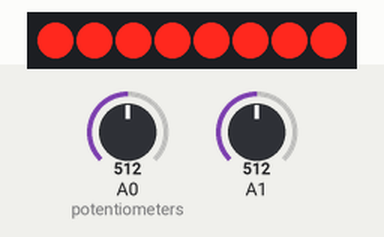
A sketch run on a simulated Arduino Uno, built with avr-gcc and run on an emulated ATmega328P. Parts: 8 shift-register outputs drawn as a row of LEDs (first output left, lit = HIGH). Wiring (inferred from the names in the program): shift register (74HC595): data pin 6; shift clock pin 7; latch pin 4. Wiring (inferred from the signals the program sends): row of LEDs: on Q0, Q1, Q2, Q3, Q4, Q5, Q6, Q7. The test bench sets the inputs (shaded band); at power-on: A1 = 512, A0 (potentiometers) = 512. Random numbers use the default seed unless the sketch sets one.

Above: at 2.5 s.
2.8 s: A1 set to 420
At 4.02 s:
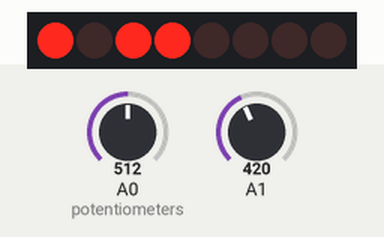
5.8 s: A1 set to 396
At 6.7 s:
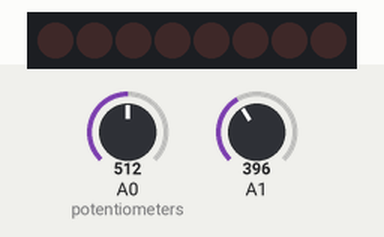
7.3 s: A1 set to 653
At 7.67 s:
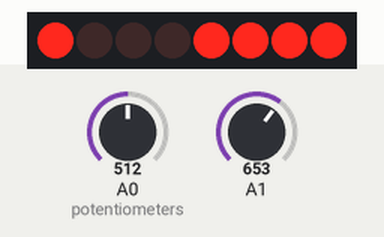
8.8 s: A1 set to 675
At 10.99 s:
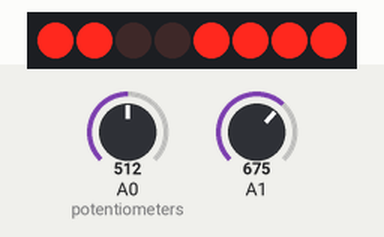
11.8 s: A0 (potentiometers) set to 716
14.8 s: A0 (potentiometers) set to 0
Timing chart, 0 to 38.0 s (numbered marks = the images above; inputs shaded):
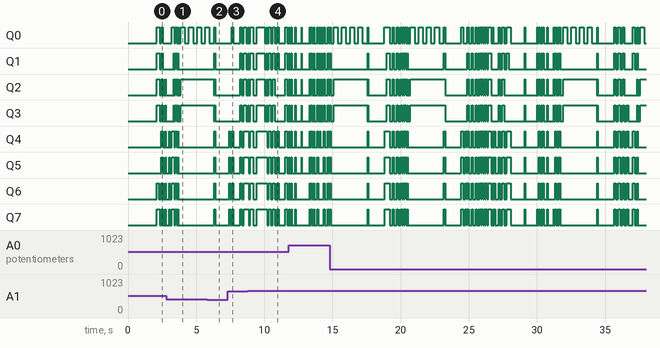

Measured:
- the behaviour switches between 404 and 403 on A1 (found by bisection; images 1 and 2)
- the behaviour switches between 659 and 660 on A1 (found by bisection; images 3 and 4)

The sketch:

Pomg2.ino
```cpp
// ***************************************
// DECLARACION DE PARAMETROS Y CONSTANTES
// ***************************************

//DECLARACION DE LOS PINES DE HARDWARE
#define PIN_SCE   4
#define PIN_RESET 3
#define PIN_DC    5
#define PIN_SDIN  6
#define PIN_SCLK  7

#define LCD_C     LOW
#define LCD_D     HIGH

#define LCD_X     84
#define LCD_Y     6

//DECLARACION DE CONSTANTES
int barWidth = 16; //TAMAÑO DE LA BARRA
int barHeight = 4;
int ballPerimeter = 4; //TAMAÑO DE LA PELOTA
unsigned int bar1X = 0; //COORDENADAS POSICION DE LAS BARRAS
unsigned int bar1Y = 0;
unsigned int bar2X = 0;
unsigned int bar2Y = LCD_Y * 8 - barHeight;
int ballX = 0; //COORDENADAS POSICION DE LA PELOTA
int ballY = 0;
boolean isBallUp = false; //LOGICAS PARA LAS COLISIONES
boolean isBallRight = true;

byte pixels[LCD_X][LCD_Y]; //PARAMETROS DE VISUALIZACION
unsigned long lastRefreshTime;
const int refreshInterval = 150;
byte gameState = 1; //PARAMETROS DE JUEGO
byte ballSpeed = 2;
byte player1WinCount = 0;
byte player2WinCount = 0;
byte hitCount = 0;

// ****************************************************
// INICIALIZACION
// ****************************************************
void setup(){
  //Serial.begin(9600);
  LcdInitialise();
  restartGame();
}

// ****************************************************
// CICLO DE VIDEOJUEGO
// ****************************************************

void loop(){

// MANEJO TEMPORAL

  unsigned long now = millis();
  if(now - lastRefreshTime > refreshInterval){

// ADQUISICION DE DATOS
      update();

// RENDERIZADO
      refreshScreen();
      lastRefreshTime = now;
  }
}

void restartGame(){
   ballSpeed = 1;
   gameState = 1;
   ballX = random(0, 60);
   ballY = 20;
   isBallUp = false;
   isBallRight = true;
   hitCount = 0;
}

void refreshScreen(){
  if(gameState == 1){
    for(int y = 0; y < LCD_Y; y++){
        for(int x = 0; x < LCD_X; x++){
           byte pixel = 0x00;
           int realY = y * 8;
           // draw ball if in the frame
           if(x >= ballX && x <= ballX + ballPerimeter -1 && ballY + ballPerimeter > realY && ballY < realY + 8 ){
             byte ballMask = 0x00;
             for(int i = 0; i < realY + 8 - ballY; i++){
               ballMask = ballMask >> 1;
               if(i < ballPerimeter)
                 ballMask = 0x80 | ballMask;
             }
             pixel = pixel | ballMask;
           }

           // draw bars if in the frame
           if(x >= bar1X && x <= bar1X + barWidth -1 && bar1Y + barHeight > realY && bar1Y < realY + 8 ){
             byte barMask = 0x00;
             for(int i = 0; i < realY + 8 - bar1Y; i++){
               barMask = barMask >> 1;
               if(i < barHeight)
                 barMask = 0x80 | barMask;
             }
             pixel = pixel | barMask;
           }

           if(x >= bar2X && x <= bar2X + barWidth -1 && bar2Y + barHeight > realY && bar2Y < realY + 8 ){
             byte barMask = 0x00;
             for(int i = 0; i < realY + 8 - bar2Y; i++){
               barMask = barMask >> 1;
               if(i < barHeight)
                 barMask = 0x80 | barMask;
             }
             pixel = pixel | barMask;
           }
           LcdWrite(LCD_D, pixel);
         }
    }
  } else if(gameState == 2){

  }
}

void update(){
  if(gameState == 1){
     int barMargin = LCD_X - barWidth;
     int pot1 = analogRead(A0); //read potentiometers and set the bar positions
     int pot2 = analogRead(A1);
     bar1X = pot1 / 2 * LCD_X / 512;
     bar2X = pot2 / 2 * LCD_X / 512;

    //DETECCION DE BARRAS FUERA DE MARGENES
     if(bar1X > barMargin) bar1X = barMargin;
     if(bar2X > barMargin) bar2X = barMargin;

     //move the ball now
     if(isBallUp)
       ballY -= ballSpeed;
     else
       ballY += ballSpeed;
     if(isBallRight)
       ballX += ballSpeed;
     else
       ballX -= ballSpeed;

     //CHEQUEO DE COLISIONES
     if(ballX < 1){
       isBallRight = true;
       ballX = 0;
     }
     else if(ballX > LCD_X - ballPerimeter - 1){
       isBallRight = false;
       ballX = LCD_X - ballPerimeter;
     }
     if(ballY < barHeight){
       if(ballX + ballPerimeter >= bar1X && ballX <= bar1X + barWidth){ // ball bounces from bar1
         isBallUp = false;
         if(ballX + ballPerimeter/2 < bar1X + barWidth/2)
           isBallRight = false;
         else
           isBallRight = true;
         ballY = barHeight;
         if(++hitCount % 10 == 0 && ballSpeed < 5)
           ballSpeed++;
       }else{ //player2 wins
         gameState = 2;
         player2WinCount++;
       }
     }
     if(ballY + ballPerimeter > LCD_Y * 8 - barHeight){
       if(ballX + ballPerimeter >= bar2X && ballX <= bar2X + barWidth){ //ball bounces from bar2
         isBallUp = true;
         if(ballX + ballPerimeter/2 < bar2X + barWidth/2)
           isBallRight = false;
         else
           isBallRight = true;
         ballY = LCD_Y * 8 - barHeight - ballPerimeter;
         if(++hitCount % 10 == 0 && ballSpeed < 5)
           ballSpeed++;
       }else{ // player 1 wins
         gameState = 2;
         player1WinCount++;
       }
     }
  }else if(gameState == 2){
      for(int i =0; i < 4; i++){
        LcdWrite(LCD_C, 0x0D );  // LCD in inverse mode.
        delay(300);
        LcdWrite(LCD_C, 0x0C );  // LCD in inverse mode.
        delay(300);
      }
      restartGame();
  }
}

void LcdInitialise(void){
  pinMode(PIN_SCE, OUTPUT);
  pinMode(PIN_RESET, OUTPUT);
  pinMode(PIN_DC, OUTPUT);
  pinMode(PIN_SDIN, OUTPUT);
  pinMode(PIN_SCLK, OUTPUT);
  delay(200);
  digitalWrite(PIN_RESET, LOW);
  delay(500);
  digitalWrite(PIN_RESET, HIGH);
  LcdWrite(LCD_C, 0x21 );  // LCD Extended Commands.
  LcdWrite(LCD_C, 0xB1 );  // Set LCD Vop (Contrast).
  LcdWrite(LCD_C, 0x04 );  // Set Temp coefficent. //0x04
  LcdWrite(LCD_C, 0x14 );  // LCD bias mode 1:48. //0x13
  LcdWrite(LCD_C, 0x0C );  // LCD in normal mode.
  LcdWrite(LCD_C, 0x20 );
  LcdWrite(LCD_C, 0x80 ); //select X Address 0 of the LCD Ram
  LcdWrite(LCD_C, 0x40 ); //select Y Address 0 of the LCD Ram - Reset is not working for some reason, so I had to set these addresses
  LcdWrite(LCD_C, 0x0C );
}

void LcdWrite(byte dc, byte data){
  digitalWrite(PIN_DC, dc);
  digitalWrite(PIN_SCE, LOW);
  shiftOut(PIN_SDIN, PIN_SCLK, MSBFIRST, data);
  digitalWrite(PIN_SCE, HIGH);
}
```
